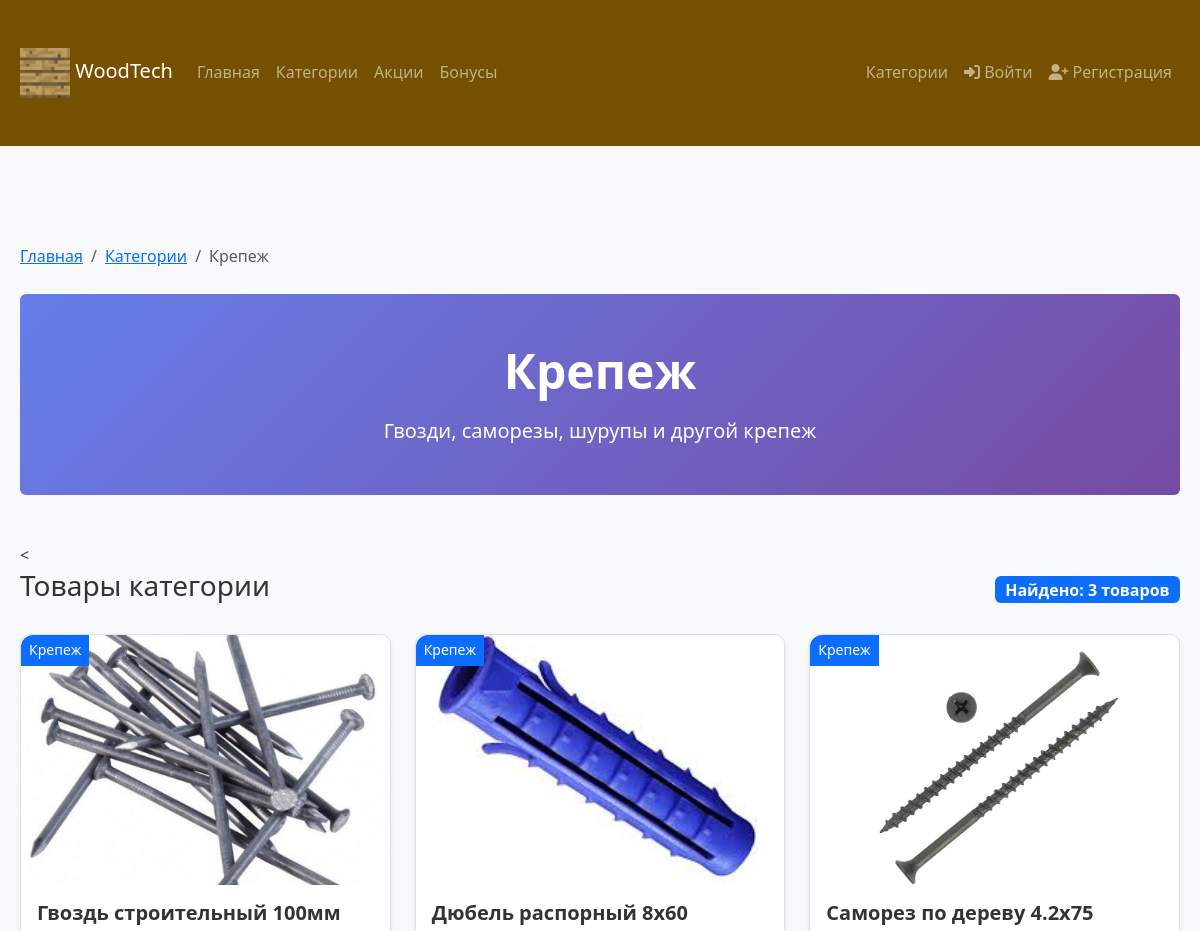
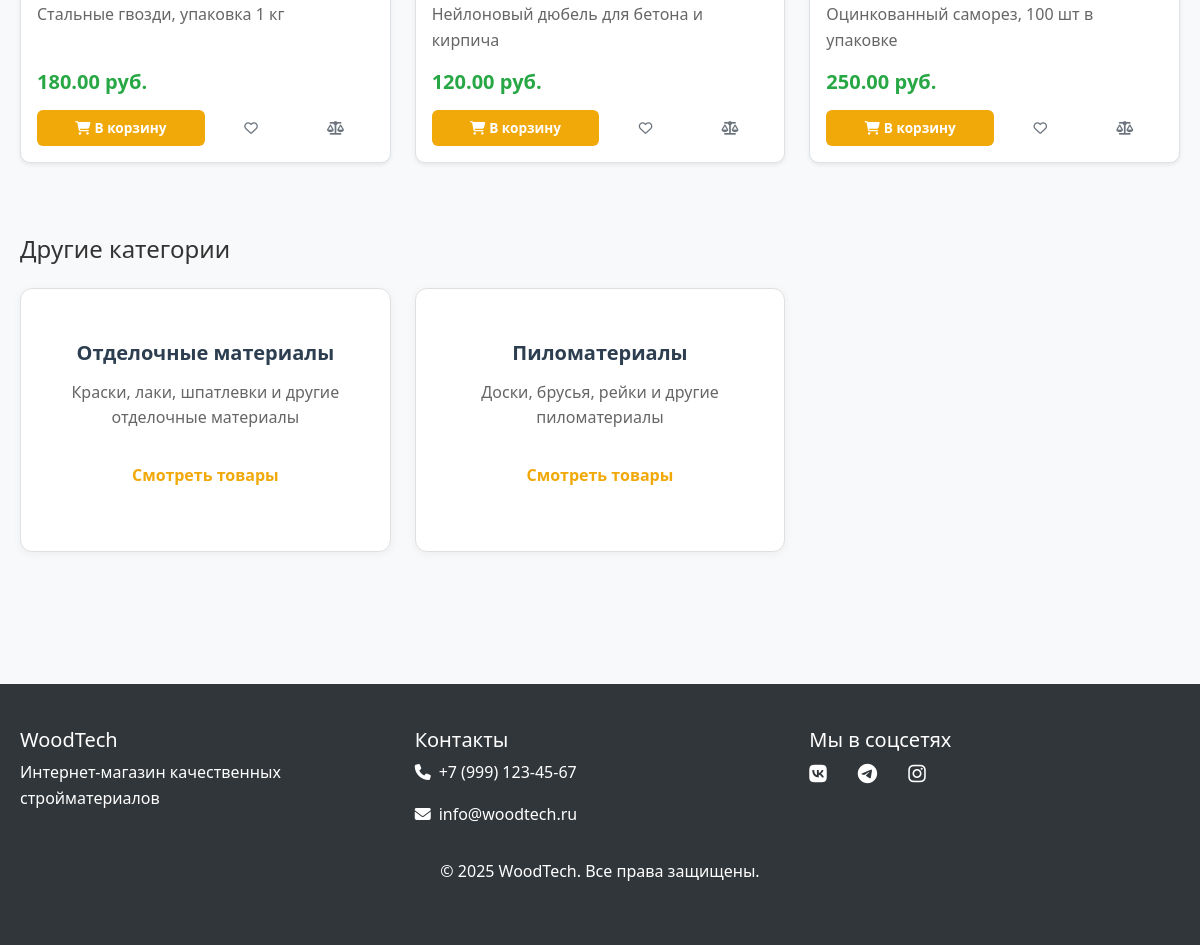
/category.php?id=2, run on the app's committed database (2 pictures, top to bottom).
### tables this page shows
CREATE TABLE `theme_settings` (
  `id` int NOT NULL,
  `header_color` varchar(7) DEFAULT '#2c3e50',
  `footer_color` varchar(7) DEFAULT '#34495e',
  `button_color` varchar(7) DEFAULT '#3498db',
  `logo_url` varchar(255) DEFAULT 'images/logo.jpg',
  `updated_at` timestamp NULL DEFAULT CURRENT_TIMESTAMP ON UPDATE CURRENT_TIMESTAMP
);

CREATE TABLE `categories` (
  `id` int NOT NULL,
  `name` varchar(100) NOT NULL,
  `description` text,
  `active` tinyint DEFAULT '1',
  `created_at` timestamp NULL DEFAULT CURRENT_TIMESTAMP
);

CREATE TABLE `products` (
  `id` int NOT NULL,
  `name` varchar(100) NOT NULL,
  `description` text,
  `price` decimal(10,2) NOT NULL,
  `category_id` int DEFAULT NULL,
  `image` varchar(255) DEFAULT NULL,
  `active` tinyint DEFAULT '1',
  `created_at` timestamp NULL DEFAULT CURRENT_TIMESTAMP
);

### config.php (called while the page is built, shortened)
<?php
$host = 'localhost';
$dbname = 'woodtech';
$username = 'root';
$password = '';
try {
    $pdo = new PDO("mysql:host=$host;dbname=$dbname", $username, $password);
    $pdo->setAttribute(PDO::ATTR_ERRMODE, PDO::ERRMODE_EXCEPTION);
} catch(PDOException $e) {
    echo "Ошибка подключения: " . $e->getMessage();
}
if (!function_exists('isLoggedIn')) {
    function isLoggedIn() {
        return isset($_SESSION['user_id']);
    }
}
if (!function_exists('getThemeSettings')) {
    function getThemeSettings($pdo) {
        $stmt = $pdo->prepare("SELECT * FROM theme_settings WHERE id = 1");
        $stmt->execute();
        $settings = $stmt->fetch(PDO::FETCH_ASSOC);
        return $settings;
    }
}
if (!function_exists('getProductImage')) {
    function getProductImage($product_id, $product_name) {
        $image_dir = 'images/';
        $allowed_extensions = ['jpg', 'jpeg', 'png', 'gif', 'webp'];
        $clean_name = preg_replace('/\d+[xх]\d+[xх]\d+/', '', $product_name);
        $clean_name = preg_replace('/\d+\.\d+/', '', $clean_name);
        $clean_name = trim($clean_name);
        $search_names = [
            translit($clean_name),
            translit($product_name),
            $product_id,
            translit(explode(' ', $clean_name)[0])
        ];
        $search_names = array_unique($search_names);
        foreach ($search_names as $name) {
            foreach ($allowed_extensions as $ext) {
                $filename = $name . '.' . $ext;
                if (file_exists($image_dir . $filename)) {
                    return $image_dir . $filename;
                }
            }
        }
        return 'images/no-image.jpg';
    }
}
if (!function_exists('translit')) {
    function translit($string) {
        $converter = [
            'а' => 'a', 'б' => 'b', 'в' => 'v', 'г' => 'g', 'д' => 'd',
            'е' => 'e', 'ё' => 'e', 'ж' => 'zh', 'з' => 'z', 'и' => 'i',
            'й' => 'y', 'к' => 'k', 'л' => 'l', 'м' => 'm', 'н' => 'n',
            'о' => 'o', 'п' => 'p', 'р' => 'r', 'с' => 's', 'т' => 't',
            'у' => 'u', 'ф' => 'f', 'х' => 'h', 'ц' => 'c', 'ч' => 'ch',
            'ш' => 'sh', 'щ' => 'sch', 'ь' => '', 'ы' => 'y', 'ъ' => '',
            'э' => 'e', 'ю' => 'yu', 'я' => 'ya',
            'А' => 'A', 'Б' => 'B', 'В' => 'V', 'Г' => 'G', 'Д' => 'D',
            'Е' => 'E', 'Ё' => 'E', 'Ж' => 'Zh', 'З' => 'Z', 'И' => 'I',
            'Й' => 'Y', 'К' => 'K', 'Л' => 'L', 'М' => 'M', 'Н' => 'N',
            'О' => 'O', 'П' => 'P', 'Р' => 'R', 'С' => 'S', 'Т' => 'T',
            'У' => 'U', 'Ф' => 'F', 'Х' => 'H', 'Ц' => 'C', 'Ч' => 'Ch',
            'Ш' => 'Sh', 'Щ' => 'Sch', 'Ь' => '', 'Ы' => 'Y', 'Ъ' => '',
            'Э' => 'E', 'Ю' => 'Yu', 'Я' => 'Ya',
            ' ' => '_', '-' => '_', ',' => '', '.' => '', '!' => '',
            '?' => '', '(' => '', ')' => '', '[' => '', ']' => '',
            '{' => '', '}' => '', '<' => '', '>' => '', '#' => '',
            '$' => '', '%' => '', '^' => '', '&' => '', '*' => '',
            '+' => '', '=' => '', '|' => '', '\\' => '', '/' => '',
            ':' => '', ';' => '', '"' => '', "'" => '', '`' => '',
            '~' => ''
        ];
        $string = strtr($string, $converter);
        $string = preg_replace('/_{2,}/', '_', $string);
        $string = trim($string, '_');
        $string = strtolower($string);
        return $string;
    }
}
$theme_settings = getThemeSettings($pdo);
?>

### category.php (the view, shortened to what this page needs)
<?php
include 'config.php';
$category_id = isset($_GET['id']) ? intval($_GET['id']) : 0;
$stmt = $pdo->prepare("SELECT * FROM categories WHERE id = ? AND active = 1");
$stmt->execute([$category_id]);
$category = $stmt->fetch();
$stmt = $pdo->prepare("
    SELECT p.*, c.name as category_name
    FROM products p
    JOIN categories c ON p.category_id = c.id
    WHERE p.category_id = ? AND p.active = 1
    ORDER BY p.created_at DESC
");
$stmt->execute([$category_id]);
$products = $stmt->fetchAll();
?>
<!DOCTYPE html>
<html lang="ru">
<head>
    <link href="https://cdn.jsdelivr.net/npm/bootstrap@5.3.0/dist/css/bootstrap.min.css" rel="stylesheet">
    <link rel="stylesheet" href="https://cdnjs.cloudflare.com/ajax/libs/font-awesome/6.4.0/css/all.min.css">
    <link rel="stylesheet" href="css/style.php">
</head>
<body>
    <?php include 'header.php'; ?>
    <main class="container my-5">
        <nav aria-label="breadcrumb" class="mb-4">
            <ol class="breadcrumb">
                <li class="breadcrumb-item"><a href="index.php">Главная</a></li>
                <li class="breadcrumb-item"><a href="index.php#categories">Категории</a></li>
                <li class="breadcrumb-item active"><?= $category['name'] ?></li>
            </ol>
        </nav>
       <div class="row mb-5">
    <div class="col-12">
        <div class="category-header text-center py-5 rounded" style="background: linear-gradient(135deg, #667eea 0%, #764ba2 100%); color: white;">
            <h1 class="display-5 fw-bold mb-3"><?= $category['name'] ?></h1>
            <p class="lead mb-0 fs-5"><?= $category['description'] ?></p>
        </div>
    </div>
</div>
        <
<section id="category-products">
    <div class="d-flex justify-content-between align-items-center mb-4">
        <h3>Товары категории</h3>
        <span class="badge bg-primary fs-6">Найдено: <?= count($products) ?> товаров</span>
    </div>
    <?php if(count($products) > 0): ?>
       <div class="row" id="products-container">
    <?php foreach($products as $product):
        $product_image = getProductImage($product['id'], $product['name']);
    ?>
    <div class="col-lg-4 col-md-6 mb-4">
        <div class="card product-card h-100 shadow-sm">
            <div class="card-img-container position-relative" style="height: 250px; overflow: hidden;">
                <img src="<?= $product_image ?>" class="card-img-top" alt="<?= $product['name'] ?>"
                     style="width: 100%; height: 100%; object-fit: cover;"
                     onerror="this.src='images/no-image.jpg'">
                <span class="position-absolute top-0 start-0 bg-primary text-white px-2 py-1 small">
                    <?= $product['category_name'] ?>
                </span>
            </div>
            <div class="card-body d-flex flex-column">
                <h5 class="card-title text-dark"><?= $product['name'] ?></h5>
                <p class="card-text text-muted flex-grow-1"><?= $product['description'] ?></p>
                <div class="mt-auto">
                    <p class="price h5 text-success fw-bold mb-3"><?= number_format($product['price'], 2, '.', ' ') ?> руб.</p>
                    <div class="action-buttons d-flex gap-2">
                        <button class="btn btn-primary btn-sm flex-fill add-to-cart" data-id="<?= $product['id'] ?>">
                            <i class="fas fa-shopping-cart me-1"></i>В корзину
                        </button>
                        <button class="btn btn-outline-secondary btn-sm add-to-favorites" data-id="<?= $product['id'] ?>"
                                title="В избранное">
                            <i class="far fa-heart"></i>
                        </button>
                        <button class="btn btn-outline-secondary btn-sm add-to-compare" data-id="<?= $product['id'] ?>"
                                title="Сравнить">
                            <i class="fas fa-balance-scale"></i>
                        </button>
                    </div>
                </div>
            </div>
        </div>
    </div>
    <?php endforeach; ?>
</div>
    <?php endif; ?>
</section>
       <section class="mt-5">
    <h4 class="mb-4">Другие категории</h4>
    <div class="row">
        <?php
        $stmt = $pdo->prepare("
            SELECT * FROM categories
            WHERE id != ? AND active = 1
            ORDER BY name
            LIMIT 3
        ");
        $stmt->execute([$category_id]);
        $other_categories = $stmt->fetchAll(PDO::FETCH_ASSOC);
        foreach($other_categories as $other_category):
        ?>
                <div class="col-md-4 mb-3">
                    <div class="card category-card h-100">
                        <div class="card-body text-center">
                            <h5 class="card-title"><?= $other_category['name'] ?></h5>
                            <p class="card-text"><?= $other_category['description'] ?></p>
                            <a href="category.php?id=<?= $other_category['id'] ?>" class="btn btn-outline-primary">
                                Смотреть товары
                            </a>
                        </div>
                    </div>
                </div>
                <?php endforeach; ?>
            </div>
        </section>
    </main>
    <?php include 'footer.php'; ?>
</body>
</html>

### header.php (shortened to what this page needs)
<header id="site-header" class="header">
    <nav class="navbar navbar-expand-lg navbar-dark">
        <div class="container">
            <a class="navbar-brand" href="index.php">
                <img src="<?= $theme_settings['logo_url'] ?>" alt="WoodTech" height="50" onerror="this.src='images/logo.jpg'">
                <span id="site-title">WoodTech</span>
            </a>
            <div class="collapse navbar-collapse" id="navbarNav">
                <ul class="navbar-nav me-auto">
                    <li class="nav-item"><a class="nav-link" href="index.php">Главная</a></li>
                    <li class="nav-item"><a class="nav-link" href="#categories">Категории</a></li>
                    <li class="nav-item"><a class="nav-link" href="#promotions">Акции</a></li>
                    <li class="nav-item"><a class="nav-link" href="#bonus">Бонусы</a></li>
                </ul>
                <ul class="navbar-nav">
                    <?php if(isLoggedIn()): ?>
                        <li class="nav-item"><a class="nav-link" href="favorites.php"><i class="fas fa-heart"></i> Избранное</a></li>
                        <li class="nav-item"><a class="nav-link" href="compare.php"><i class="fas fa-balance-scale"></i> Сравнение</a></li>
                        <li class="nav-item"><a class="nav-link" href="cart.php"><i class="fas fa-shopping-cart"></i> Корзина</a></li>
                        <?php if(isAdmin()): ?>
                            <li class="nav-item"><a class="nav-link" href="admin.php"><i class="fas fa-cog"></i> Админ-панель</a></li>
                        <?php endif; ?>
                        <li class="nav-item"><a class="nav-link" href="logout.php"><i class="fas fa-sign-out-alt"></i> Выйти</a></li>
                    <?php else: ?>
                        <li class="nav-item"><a class="nav-link" href="index.php#categories">Категории</a></li>
                        <li class="nav-item"><a class="nav-link" href="login.php"><i class="fas fa-sign-in-alt"></i> Войти</a></li>
                        <li class="nav-item"><a class="nav-link" href="register.php"><i class="fas fa-user-plus"></i> Регистрация</a></li>
                    <?php endif; ?>
                </ul>
            </div>
        </div>
    </nav>
</header>

### category.php (style rules this page uses)
.product-card { background: white; border: 1px solid #dee2e6 !important; border-radius: 10px; }
.product-card .card-title { color: #333 !important; font-weight: 600; }
.product-card .card-text { color: #666 !important; }
.product-card .price { color: #28a745 !important; font-weight: bold; }
.action-buttons .btn { border-radius: 6px; }

### data on the page
theme_settings: logo_url (picture)
categories: name "Крепеж", description "Гвозди, саморезы, шурупы и другой крепеж"
products: shows a picture, category.name "Крепеж", name "Гвоздь строительный 100мм", description "Стальные гвозди, упаковка 1 кг", price "180.00"
products: shows a picture, category.name "Крепеж", name "Дюбель распорный 8x60", description "Нейлоновый дюбель для бетона и кирпича", price "120.00"
products: shows a picture, category.name "Крепеж", name "Саморез по дереву 4.2x75", description "Оцинкованный саморез, 100 шт в упаковке", price "250.00"
categories: name "Отделочные материалы", description "Краски, лаки, шпатлевки и другие отделочные материалы"
categories: name "Пиломатериалы", description "Доски, брусья, рейки и другие пиломатериалы"

### other printed values
count($products) "3"
